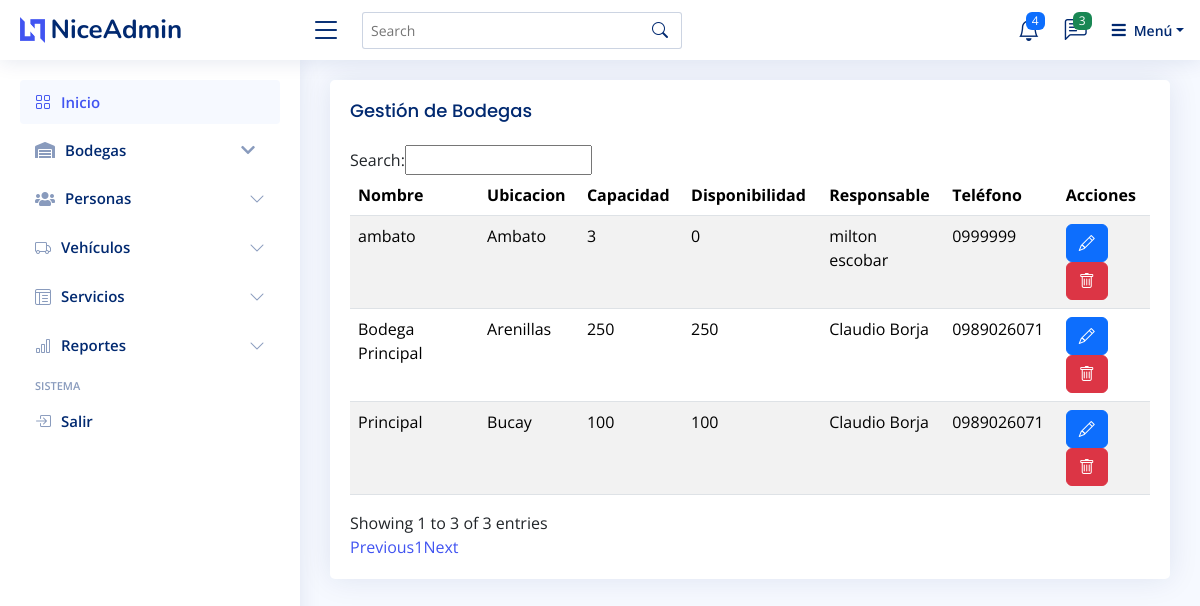
The page /app/?p=bodegas (signed in) on the database its author committed.
### tables this page shows
CREATE TABLE `bodegas` (
  `id_bodega` int(11) NOT NULL,
  `nombre` varchar(200) NOT NULL,
  `ubicacion` varchar(200) NOT NULL,
  `capacidad` varchar(5) NOT NULL,
  `disponibilidad` varchar(5) NOT NULL,
  `responsable` varchar(100) NOT NULL,
  `contacto` varchar(10) NOT NULL
);

### app/bodegas.php (the view, shortened to what this page needs)
<?php
require_once 'conexion.php';
$sql = "SELECT * FROM bodegas";
$query = $pdo->prepare($sql);
$query->execute();
$resultado = $query->fetchAll();
?>
<main id="main" class="main">
  <section class="section">
    <div class="row">
      <div class="col-lg-12">
        <div class="card">
          <div class="card-body">
            <h5 class="card-title">Gestión de Bodegas</h5>
            <table class="table table-striped" id="tabla_bodegas">
              <thead>
                <tr>
                  <th>Nombre</th>
                  <th>Ubicacion</th>
                  <th>Capacidad</th>
                  <th>Disponibilidad</th>
                  <th>Responsable</th>
                  <th>Teléfono</th>
                  <th>Acciones</th>
                </tr>
              </thead>
              <tbody>
                <?php foreach ($resultado as $dato): ?>
                <tr>
                  <td name="nombre"><?php echo $dato['nombre']; ?></td>
                  <td name="ubicacion"><?php echo $dato['ubicacion']; ?></td>
                  <td name="capacidad"><?php echo $dato['capacidad']; ?></td>
                  <td><?php echo $dato['disponibilidad']; ?></td>
                  <td name="responsable"><?php echo $dato['responsable']; ?></td>
                  <td name="contacto"><?php echo $dato['contacto']; ?></td>
                  <td>
                    <a href="?p=editar_bodega&id=<?php echo $dato['id_bodega']; ?>" class="btn btn-primary"><i
                        class="bi bi-pencil"></i></a>
                    <button type="button" class="btn btn-danger delete-btn"
                      data-id="<?php echo $dato['id_bodega']; ?>"><i class="bi bi-trash"></i></button>
                  </td>
                </tr>
                <?php endforeach ?>
              </tbody>
            </table>
          </div>
        </div>
      </div>
    </div>
  </section>
</main>

### app/index.php (shortened to what this page needs)
<?php
    $pagina = isset($_GET['p']) ? strtolower($_GET['p']) : 'inicio';
    $pagina = $pagina . '.php';
    $ruta =  $pagina;
    if (file_exists($ruta)) {
        switch ($_SESSION['nivel']) {
            case 1:
                require_once 'header_usuario.php';
                require_once 'menu_usuario.php';
                break;
        }
        require_once $ruta;
        require_once 'footer.php';
    } else {
        require_once '4f4adcbf8c6f66dcfc8a3282ac2bf10a.php';
    }

### app/header_usuario.php (shortened to what this page needs)
<!DOCTYPE html>
<html lang="es">
<head>
  <link href="assets/vendor/bootstrap/css/bootstrap.min.css" rel="stylesheet">
  <link href="assets/vendor/bootstrap-icons/bootstrap-icons.css" rel="stylesheet">
  <link href="assets/vendor/boxicons/css/boxicons.min.css" rel="stylesheet">
  <link href="assets/vendor/quill/quill.snow.css" rel="stylesheet">
  <link href="assets/vendor/quill/quill.bubble.css" rel="stylesheet">
  <link href="assets/vendor/remixicon/remixicon.css" rel="stylesheet">
  <link href="assets/vendor/simple-datatables/style.css" rel="stylesheet">
  <link rel="stylesheet" href="https://cdnjs.cloudflare.com/ajax/libs/font-awesome/5.15.3/css/all.min.css">
  <link href="assets/css/style.css" rel="stylesheet">
</head>
<body>
  <header id="header" class="header fixed-top d-flex align-items-center">
    <div class="d-flex align-items-center justify-content-between">
      <a href="index.html" class="logo d-flex align-items-center">
        <img src="assets/img/logo.png" alt="">
        <span class="d-none d-lg-block">NiceAdmin</span>
      </a>
      <i class="bi bi-list toggle-sidebar-btn"></i>
    </div>
    <div class="search-bar">
      <form class="search-form d-flex align-items-center" method="POST" action="#">
        <input type="text" name="query" placeholder="Search" title="Enter search keyword">
        <button type="submit" title="Search"><i class="bi bi-search"></i></button>
      </form>
    </div>
    <nav class="header-nav ms-auto">
      <ul class="d-flex align-items-center">
        <li class="nav-item dropdown">
          <a class="nav-link nav-icon" href="#" data-bs-toggle="dropdown">
            <i class="bi bi-bell"></i>
            <span class="badge bg-primary badge-number">4</span>
          </a>
        </li>
        <li class="nav-item dropdown">
          <a class="nav-link nav-icon" href="#" data-bs-toggle="dropdown">
            <i class="bi bi-chat-left-text"></i>
            <span class="badge bg-success badge-number">3</span>
          </a>
        </li>
        <li class="nav-item dropdown pe-3">
          <a class="nav-link nav-profile d-flex align-items-center pe-0" href="#" data-bs-toggle="dropdown">
            <i class="fas fa-bars"></i>
            <span class="d-none d-md-block dropdown-toggle ps-2">Menú</span>
          </a>
        </li>
      </ul>
    </nav>
  </header>

### app/menu_usuario.php (shortened to what this page needs)
 <aside id="sidebar" class="sidebar">
<ul class="sidebar-nav" id="sidebar-nav">
  <li class="nav-item">
    <a class="nav-link " href="?p=inicio">
      <i class="bi bi-grid"></i>
      <span>Inicio</span>
    </a>
  </li>
  <li class="nav-item">
    <a class="nav-link collapsed" data-bs-target="#icons-nav" data-bs-toggle="collapse" href="#">
      <i class="fas fa-warehouse"></i><span>Bodegas</span><i class="fas fa-chevron-down ms-auto"></i>    </a>
  </li>
  <li class="nav-item">
    <a class="nav-link collapsed" data-bs-target="#components-nav" data-bs-toggle="collapse" href="#">
      <i class="fas fa-users"></i><span>Personas</span><i class="bi bi-chevron-down ms-auto"></i></a>
  </li>
  <li class="nav-item">
    <a class="nav-link collapsed" data-bs-target="#forms-nav" data-bs-toggle="collapse" href="#">
      <i class="bi bi-truck"></i><span>Vehículos</span><i class="bi bi-chevron-down ms-auto"></i>    </a>
  </li>
  <li class="nav-item">
    <a class="nav-link collapsed" data-bs-target="#tables-nav" data-bs-toggle="collapse" href="#">
      <i class="bi bi-layout-text-window-reverse"></i><span>Servicios</span><i class="bi bi-chevron-down ms-auto"></i>
    </a>
  </li>
  <li class="nav-item">
    <a class="nav-link collapsed" data-bs-target="#charts-nav" data-bs-toggle="collapse" href="#">
      <i class="bi bi-bar-chart"></i><span>Reportes</span><i class="bi bi-chevron-down ms-auto"></i>
    </a>
  </li>
  <li class="nav-heading">Sistema</li>
  <li class="nav-item">
    <a class="nav-link collapsed" href="?p=logout">
      <i class="bi bi-box-arrow-in-right"></i>
      <span>Salir</span>
    </a>
  </li>
</ul>
</aside>

### app/footer.php (shortened to what this page needs)
</body>
</html>

### app/assets/css/style.css (style rules this page uses)
:root { scroll-behavior: smooth; }
body { font-family: "Open Sans", sans-serif; background: #f6f9ff; color: #444444; }
a { color: #4154f1; text-decoration: none; }
h1, h2, h3, h4, h5, h6 { font-family: "Nunito", sans-serif; }
#main { margin-top: 60px; padding: 20px 30px; transition: all 0.3s; }
.card { margin-bottom: 30px; border: none; border-radius: 5px; box-shadow: 0px 0 30px rgba(1, 41, 112, 0.1); }
.card-title { padding: 20px 0 15px 0; font-size: 18px; font-weight: 500; color: #012970; font-family: "Poppins", sans-serif; }
.card-body { padding: 0 20px 20px 20px; }
.logo { line-height: 1; }
@media (min-width: 1200px) { .logo { width: 280px; } }
.logo img { max-height: 26px; margin-right: 6px; }
.logo span { font-size: 26px; font-weight: 700; color: #012970; font-family: "Nunito", sans-serif; }
.header { transition: all 0.5s; z-index: 997; height: 60px; box-shadow: 0px 2px 20px rgba(1, 41, 112, 0.1); background-color: #fff; padding-left: 20px; }
.header .toggle-sidebar-btn { font-size: 32px; padding-left: 10px; cursor: pointer; color: #012970; }
.header .search-bar { min-width: 360px; padding: 0 20px; }
.header .search-form { width: 100%; }
.header .search-form input { border: 0; font-size: 14px; color: #012970; border: 1px solid rgba(1, 41, 112, 0.2); padding: 7px 38px 7px 8px; border-radius: 3px; transition: 0.3s; width: 100%; }
.header .search-form button { border: 0; padding: 0; margin-left: -30px; background: none; }
.header .search-form button i { color: #012970; }
.header-nav ul { list-style: none; }
.header-nav>ul { margin: 0; padding: 0; }
.header-nav .nav-icon { font-size: 22px; color: #012970; margin-right: 25px; position: relative; }
.header-nav .nav-profile { color: #012970; }
.header-nav .nav-profile span { font-size: 14px; font-weight: 600; }
.header-nav .badge-number { position: absolute; inset: -2px -5px auto auto; font-weight: normal; font-size: 12px; padding: 3px 6px; }
.sidebar { position: fixed; top: 60px; left: 0; bottom: 0; width: 300px; z-index: 996; transition: all 0.3s; padding: 20px; overflow-y: auto; scrollbar-width: thin; scrollbar-color: #aab7cf transparent; box-shadow: 0px 0px 20px rgba(1, 41, 112, 0.1); background-color: #fff; }
@media (min-width: 1200px) { #main, #footer { margin-left: 300px; } }
.sidebar-nav { padding: 0; margin: 0; list-style: none; }
.sidebar-nav li { padding: 0; margin: 0; list-style: none; }
.sidebar-nav .nav-item { margin-bottom: 5px; }
.sidebar-nav .nav-heading { font-size: 11px; text-transform: uppercase; color: #899bbd; font-weight: 600; margin: 10px 0 5px 15px; }
.sidebar-nav .nav-link { display: flex; align-items: center; font-size: 15px; font-weight: 600; color: #4154f1; transition: 0.3; background: #f6f9ff; padding: 10px 15px; border-radius: 4px; }
.sidebar-nav .nav-link i { font-size: 16px; margin-right: 10px; color: #4154f1; }
.sidebar-nav .nav-link.collapsed { color: #012970; background: #fff; }
.sidebar-nav .nav-link.collapsed i { color: #899bbd; }
.sidebar-nav .nav-link .bi-chevron-down { margin-right: 0; transition: transform 0.2s ease-in-out; }

### rows shown on the page
bodegas: nombre "Bodega Principal", ubicacion "Arenillas", capacidad "250", disponibilidad "250", responsable "Claudio Borja", contacto "0989026071"
bodegas: nombre "Principal", ubicacion "Bucay", capacidad "100", disponibilidad "100", responsable "Claudio Borja", contacto "0989026071"
bodegas: nombre "ambato", ubicacion "Ambato", capacidad "3", disponibilidad "0", responsable "milton escobar", contacto "0999999"
